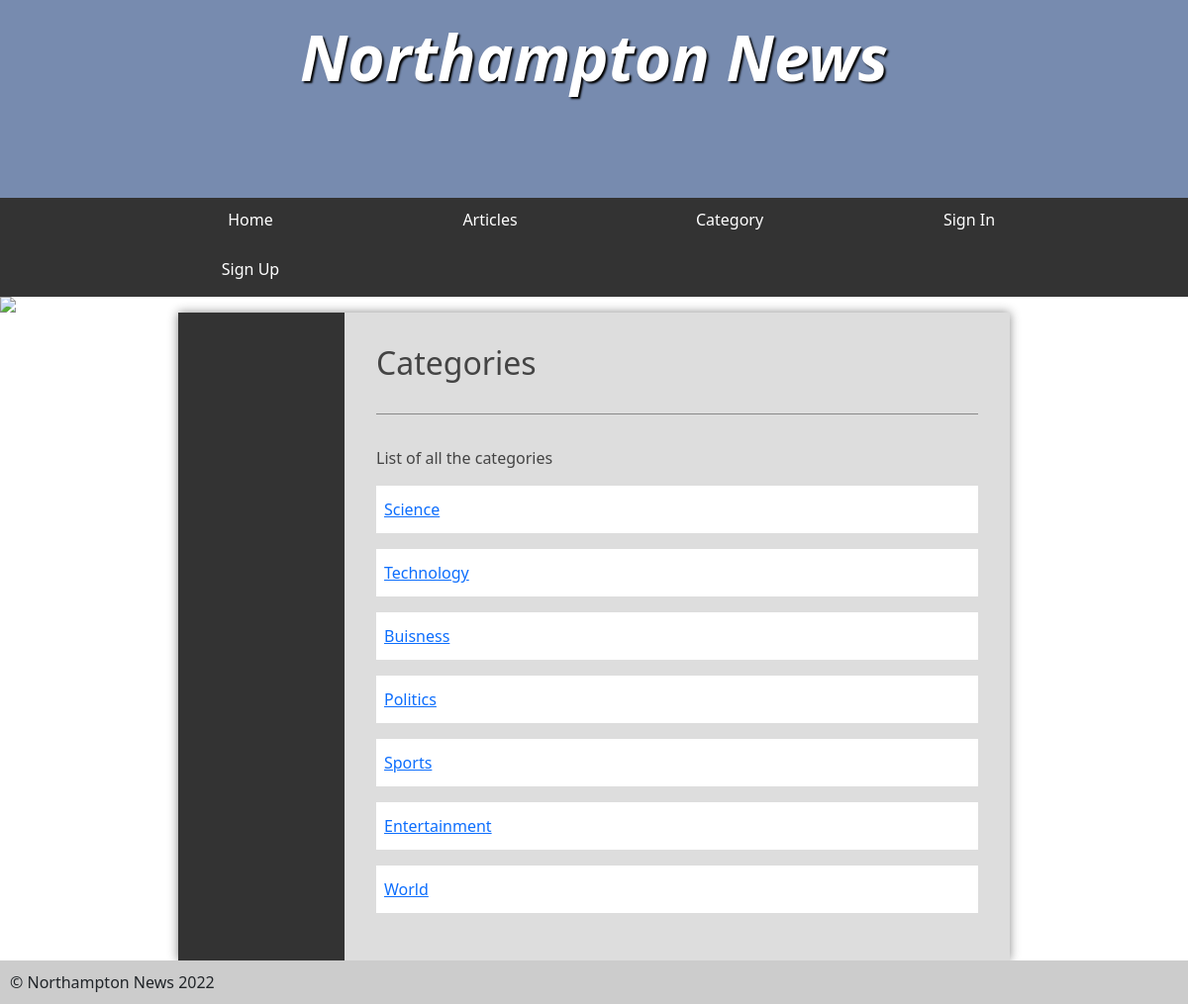
/categories.php, run on the app's committed database.
### tables this page shows
CREATE TABLE `category` (
  `id` int(250) NOT NULL,
  `name` varchar(20) NOT NULL
);

### service/categoryService.php (called while the page is built, shortened)
<?php
require_once './model/category.php';
class CategoryService
{
    public $pdo;
    function __construct()
    {
        require './database/database.php';
        $this->pdo = $pdo;
    }
    function getAll()
    {
        $sql_query = "SELECT * FROM category";
        $query_executor =  $this->pdo->prepare($sql_query);
        $query_executor->execute();
        $fetched_rows =  $query_executor->fetchAll();
        $data =   array_map(function ($current_row) {
            return Category::fromMap($current_row);
        }, $fetched_rows);
        return $data ?? [];
    }
}

### model/category.php (called while the page is built, shortened)
<?php
class Category
{
    public function __construct($id, $name)
    {
        $this->id = $id;
        $this->name = $name;
    }
    public static function fromMap($datafromMap)
    {
        return new Category($datafromMap["id"], $datafromMap["name"]);
    }
}

### categories.php (the view, shortened to what this page needs)
<?php
require 'header.php';
require_once './service/categoryService.php';
$categoryService = new CategoryService();
$categories = [];
try {
	$categories = $categoryService->getAll();
} catch (Exception $ex) {
	$categories = [];
}
?>
<main>
	<?php require 'sidenav.php'; ?>
	<article>
		<h2>Categories</h2>
		<form>
			<p>List of all the categories</p>
		</form>
		<?php
		foreach ($categories as $currentCategory) {
		?>
			<a class="categoryLink" href="category.php?id=<?php echo $currentCategory->id ?>">
				<li class="article-item">
					<?php echo $currentCategory->name ?>
				</li>
			</a>
		<?php
		}
		?>
	</article>
</main>
<?php require 'footer.php'; ?>

### styles.css (style rules this page uses)
* { margin: 0; padding: 0; }
html { font-family: "Oxygen-Regular", times, verdana, sans-serif; }
body { background-color: #fff; }
main { min-height: 50vh; background-color: #ddd; width: 70vw; display: block; margin: auto; box-shadow: 0px 0px 10px #888; color: #444; }
main h2 { font-size: 2em; }
p, li, h2 { margin-bottom: 1em; }
form { padding-top: 2em; margin-top: 2em; border-top: 1px solid #888; }
main { display: table; }
main > article { display: table-cell; padding: 2em; }

### categories.php (style rules this page uses)
.article-item { display: flex; align-items: center; list-style-type: circle; padding: 12px 8px; background-color: white; }

### data on the page
category: name "Science"
category: name "Technology"
category: name "Buisness"
category: name "Politics"
category: name "Sports"
category: name "Entertainment"
category: name "World"
